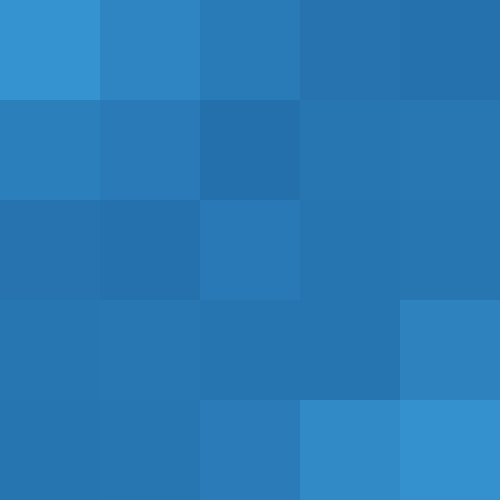
Frame 1 (no input)
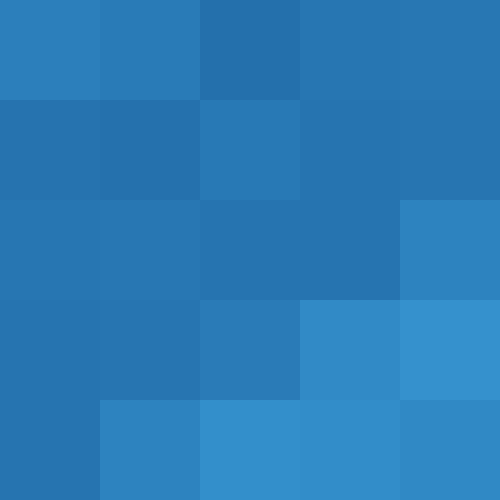
Frame 60 (no input)
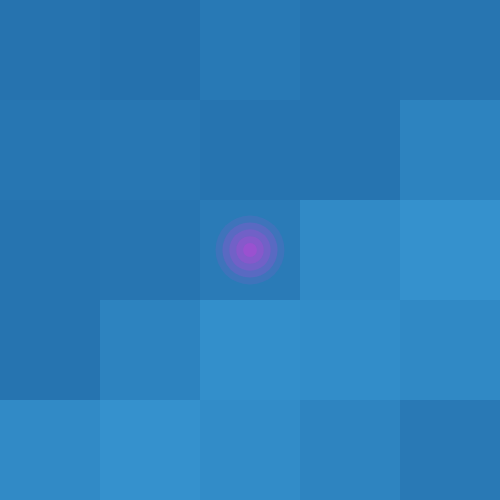
Frame 120 (the mouse pressed at the canvas centre since frame 60)

The p5.js sketch that drew these frames (run headless with seeded random() and noise() and a simulated clock; from frame 60 on, the mouse is pressed at the canvas centre):

// p5.js sketch
// ── sketch.js
let waveX;
let waveY;
let waveSize = 0;
let waveR;
let waveG;
let waveB;
function setup() {
createCanvas(500, 500);
}

function draw() {
background(220);
noStroke();
// 파도 배경
let t = frameCount * 0.005;
// 1열
let n00 = noise(t + 0.0);
fill(20 + n00 * 50, 80 + n00 * 100, 140 + n00 * 100);
rect(0, 0, 100, 100);
let n01 = noise(t + 0.2);
fill(20 + n01 * 50, 80 + n01 * 100, 140 + n01 * 100);
rect(100, 0, 100, 100);
let n02 = noise(t + 0.4);
fill(20 + n02 * 50, 80 + n02 * 100, 140 + n02 * 100);
rect(200, 0, 100, 100);
let n03 = noise(t + 0.6);
fill(20 + n03 * 50, 80 + n03 * 100, 140 + n03 * 100);
rect(300, 0, 100, 100);
let n04 = noise(t + 0.8);
fill(20 + n04 * 50, 80 + n04 * 100, 140 + n04 * 100);
rect(400, 0, 100, 100);
// 2열
let n10 = noise(t + 0.3);
fill(20 + n10 * 50, 80 + n10 * 100, 140 + n10 * 100);
rect(0, 100, 100, 100);
let n11 = noise(t + 0.5);
fill(20 + n11 * 50, 80 + n11 * 100, 140 + n11 * 100);
rect(100, 100, 100, 100);
let n12 = noise(t + 0.7);
fill(20 + n12 * 50, 80 + n12 * 100, 140 + n12 * 100);
rect(200, 100, 100, 100);
let n13 = noise(t + 0.9);
fill(20 + n13 * 50, 80 + n13 * 100, 140 + n13 * 100);
rect(300, 100, 100, 100);
let n14 = noise(t + 1.1);
fill(20 + n14 * 50, 80 + n14 * 100, 140 + n14 * 100);
rect(400, 100, 100, 100);
// 3열
let n20 = noise(t + 0.6);
fill(20 + n20 * 50, 80 + n20 * 100, 140 + n20 * 100);
rect(0, 200, 100, 100);
let n21 = noise(t + 0.8);
fill(20 + n21 * 50, 80 + n21 * 100, 140 + n21 * 100);
rect(100, 200, 100, 100);
let n22 = noise(t + 1.0);
fill(20 + n22 * 50, 80 + n22 * 100, 140 + n22 * 100);
rect(200, 200, 100, 100);
let n23 = noise(t + 1.2);
fill(20 + n23 * 50, 80 + n23 * 100, 140 + n23 * 100);
rect(300, 200, 100, 100);
let n24 = noise(t + 1.4);
fill(20 + n24 * 50, 80 + n24 * 100, 140 + n24 * 100);
rect(400, 200, 100, 100);
// 4열
let n30 = noise(t + 0.9);
fill(20 + n30 * 50, 80 + n30 * 100, 140 + n30 * 100);
rect(0, 300, 100, 100);
let n31 = noise(t + 1.1);
fill(20 + n31 * 50, 80 + n31 * 100, 140 + n31 * 100);
rect(100, 300, 100, 100);
let n32 = noise(t + 1.3);
fill(20 + n32 * 50, 80 + n32 * 100, 140 + n32 * 100);
rect(200, 300, 100, 100);
let n33 = noise(t + 1.5);
fill(20 + n33 * 50, 80 + n33 * 100, 140 + n33 * 100);
rect(300, 300, 100, 100);
let n34 = noise(t + 1.7);
fill(20 + n34 * 50, 80 + n34 * 100, 140 + n34 * 100);
rect(400, 300, 100, 100);
// 5열
let n40 = noise(t + 1.2);
fill(20 + n40 * 50, 80 + n40 * 100, 140 + n40 * 100);
rect(0, 400, 100, 100);
let n41 = noise(t + 1.4);
fill(20 + n41 * 50, 80 + n41 * 100, 140 + n41 * 100);
rect(100, 400, 100, 100);
let n42 = noise(t + 1.6);
fill(20 + n42 * 50, 80 + n42 * 100, 140 + n42 * 100);
rect(200, 400, 100, 100);
let n43 = noise(t + 1.8);
fill(20 + n43 * 50, 80 + n43 * 100, 140 + n43 * 100);
rect(300, 400, 100, 100);
let n44 = noise(t + 2.0);
fill(20 + n44 * 50, 80 + n44 * 100, 140 + n44 * 100);
rect(400, 400, 100, 100);
// 파도 + ㅇ
fill(waveR, waveG, waveB, 40);
ellipse(waveX, waveY, waveSize, waveSize);
fill(waveR, waveG, waveB, 65);
ellipse(waveX, waveY, waveSize * 0.8, waveSize * 0.8);
fill(waveR, waveG, waveB, 75);
ellipse(waveX, waveY, waveSize * 0.6, waveSize * 0.6);
fill(waveR, waveG, waveB, 100);
ellipse(waveX, waveY, waveSize * 0.4, waveSize * 0.4);
fill(waveR, waveG, waveB, 150);
ellipse(waveX, waveY, waveSize * 0.2, waveSize * 0.2);
waveSize = waveSize + 1;
}
// 클릭 인터랙션
function mousePressed() {
waveR = random(40, 220);
waveG = random(50, 180);
waveB = random(120, 240);
waveX = mouseX;
waveY = mouseY;
// 클릭할 때마다 크기 리셋
waveSize = 10;
}
